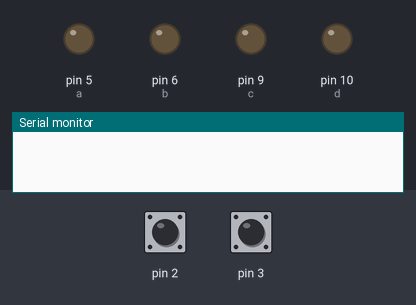
The sketch below on a simulated Arduino Uno, built with avr-gcc and run on an emulated ATmega328P. On the bench: output pins drawn as LEDs (lit = HIGH), the last lines printed to the serial monitor. Inputs (shaded band) come from the test bench; at power-on: pin 2 LOW, pin 3 LOW.

Above: at 1.2 s.
1.3 s: pin 2 pulsed HIGH 5 times (0.12 s each, 0.3 s apart)
At 4.3 s:
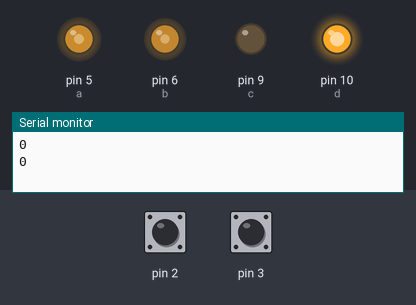
5.8 s: pin 3 pulsed HIGH 5 times (0.12 s each, 0.3 s apart)
At 7.9 s:
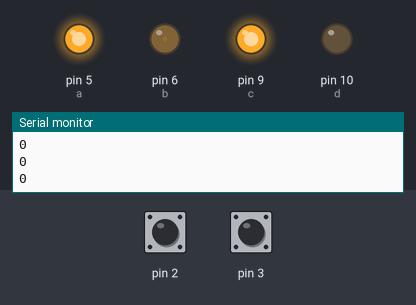
At 9.5 s:
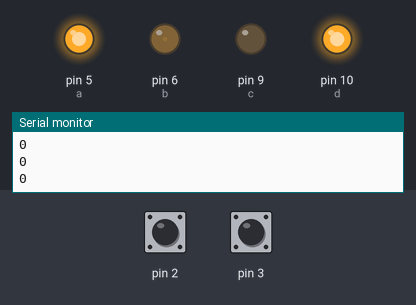
Timing chart, 0 to 11.0 s (numbered marks = the images above; inputs shaded):
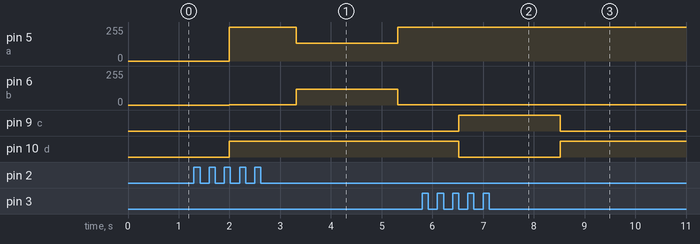

The sketch:

stage_3.ino
```cpp
double ch2;  //for left motor
int a=5; int b=6;

double ch3; //for right motor
int c=9; int d=10;


void setup()
{
  Serial.begin(9600);

  pinMode(2,INPUT);
  pinMode(a,OUTPUT); pinMode(b,OUTPUT);

  pinMode(3,INPUT);
  pinMode(c,OUTPUT); pinMode(d,OUTPUT);

}

void loop() {
  ch2 = map(pulseIn(2,HIGH), 1240, 1650, 0, 255);
  ch3 = map(pulseIn(3,HIGH), 1240, 1910, 0, 255);

  Serial.println(pulseIn(ch2, HIGH));

  if(ch3>255){
    ch3 = 255;
  }

  else if(ch3<0){
    ch3 = 0;
  }

  else if(ch2>255){
    ch2 = 255;
  }

  else if(ch2<0){
    ch2 = 0;
  }

  analogWrite(a, ch2); analogWrite(b,255-ch2);
  analogWrite(c, ch3); analogWrite(d, 255-ch3);
}
```

Measured:
- after the input at 5.8 s, pin 9 (c): LOW → HIGH after 0.72 s, → LOW 2.0 s later; pin 10 (d): HIGH → LOW after 0.72 s, → HIGH 2.0 s later
